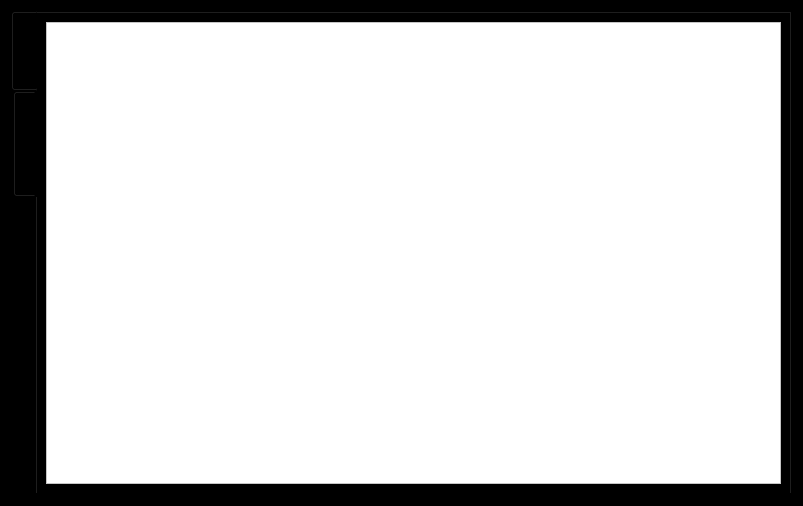
<?xml version="1.0" encoding="UTF-8"?>
<ui version="4.0">
 <class>ManagersWindow</class>
 <widget class="QDialog" name="ManagersWindow">
  <property name="geometry">
   <rect>
    <x>0</x>
    <y>0</y>
    <width>803</width>
    <height>506</height>
   </rect>
  </property>
  <property name="windowTitle">
   <string>Dialog</string>
  </property>
  <property name="styleSheet">
   <string notr="true">background-color: rgb(0, 0, 0);
color: rgb(255, 255, 255);</string>
  </property>
  <layout class="QGridLayout" name="gridLayout">
   <item row="0" column="0">
    <widget class="QTabWidget" name="tabWidgetManagers">
     <property name="styleSheet">
      <string notr="true">color: rgb(0, 0, 0);</string>
     </property>
     <property name="tabPosition">
      <enum>QTabWidget::West</enum>
     </property>
     <property name="currentIndex">
      <number>0</number>
     </property>
     <property name="documentMode">
      <bool>false</bool>
     </property>
     <property name="tabsClosable">
      <bool>false</bool>
     </property>
     <property name="movable">
      <bool>true</bool>
     </property>
     <property name="tabBarAutoHide">
      <bool>false</bool>
     </property>
     <widget class="QWidget" name="Verificated">
      <attribute name="title">
       <string>Verificated</string>
      </attribute>
      <layout class="QGridLayout" name="gridLayout_2">
       <item row="0" column="0">
        <widget class="QTableView" name="tableViewManagersVerificated">
         <property name="styleSheet">
          <string notr="true">background-color: rgb(255, 255, 255);
color: rgb(0, 0, 0);</string>
         </property>
        </widget>
       </item>
      </layout>
     </widget>
     <widget class="QWidget" name="Not_Verificated">
      <attribute name="title">
       <string>Not_Verificated</string>
      </attribute>
      <layout class="QGridLayout" name="gridLayout_3">
       <item row="0" column="0">
        <widget class="QTableView" name="tableViewManagersNotVerificated">
         <property name="styleSheet">
          <string notr="true">background-color: rgb(255, 255, 255);
color: rgb(0, 0, 0);</string>
         </property>
        </widget>
       </item>
      </layout>
     </widget>
    </widget>
   </item>
  </layout>
 </widget>
 <resources/>
 <connections/>
</ui>
